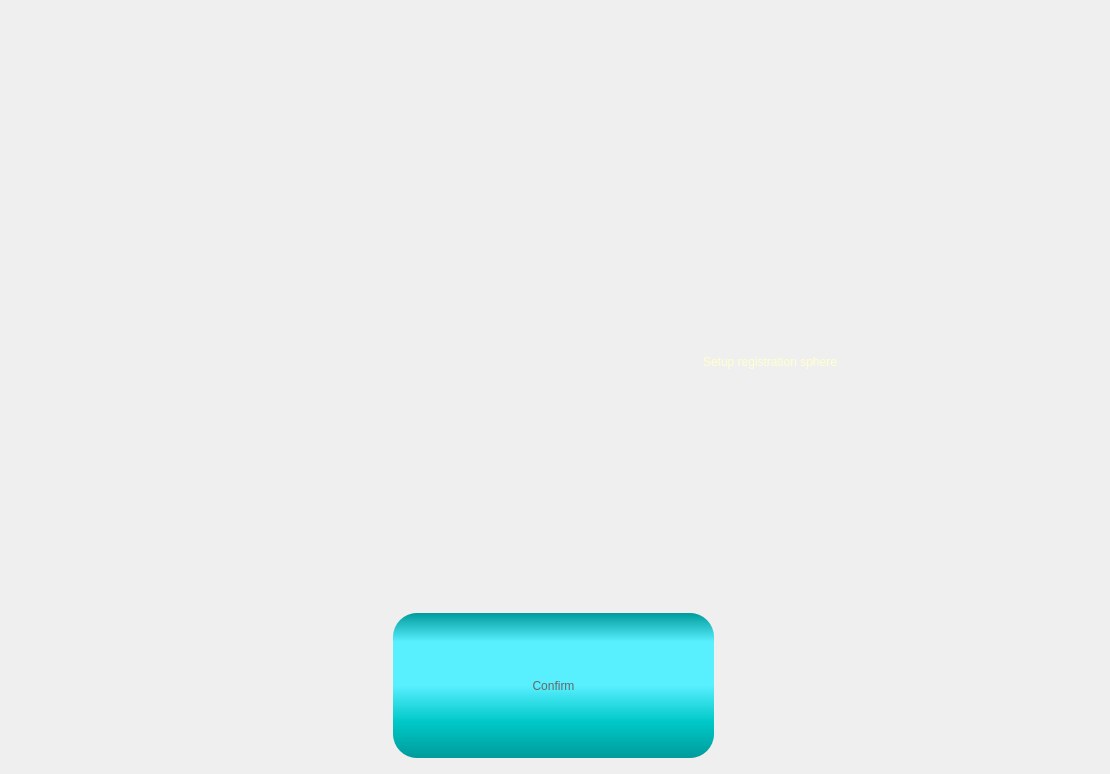
          <widget class="QWidget" name="pgRobotRegSphere">
           <layout class="QGridLayout" name="gridLayout_9">
            <item row="1" column="0">
             <spacer name="horizontalSpacer_5">
              <property name="orientation">
               <enum>Qt::Horizontal</enum>
              </property>
              <property name="sizeHint" stdset="0">
               <size>
                <width>40</width>
                <height>20</height>
               </size>
              </property>
             </spacer>
            </item>
            <item row="1" column="3">
             <spacer name="horizontalSpacer_21">
              <property name="orientation">
               <enum>Qt::Horizontal</enum>
              </property>
              <property name="sizeHint" stdset="0">
               <size>
                <width>40</width>
                <height>20</height>
               </size>
              </property>
             </spacer>
            </item>
            <item row="1" column="1">
             <widget class="QWidget" name="widget_2" native="true">
              <property name="sizePolicy">
               <sizepolicy hsizetype="Fixed" vsizetype="Fixed">
                <horstretch>0</horstretch>
                <verstretch>0</verstretch>
               </sizepolicy>
              </property>
              <property name="minimumSize">
               <size>
                <width>640</width>
                <height>490</height>
               </size>
              </property>
              <property name="styleSheet">
               <string notr="true">background-image:url(C:/Leon/image/robot.png)</string>
              </property>
             </widget>
            </item>
            <item row="1" column="2">
             <widget class="QLabel" name="label_8">
              <property name="minimumSize">
               <size>
                <width>350</width>
                <height>0</height>
               </size>
              </property>
              <property name="maximumSize">
               <size>
                <width>16777215</width>
                <height>16777215</height>
               </size>
              </property>
              <property name="styleSheet">
               <string notr="true">font: 24pt &quot;Arial&quot;;
color: rgb(255, 255, 208);</string>
              </property>
              <property name="text">
               <string>Setup registration sphere</string>
              </property>
             </widget>
            </item>
            <item row="0" column="0" colspan="4">
             <widget class="QLabel" name="label_title_3">
              <property name="minimumSize">
               <size>
                <width>0</width>
                <height>100</height>
               </size>
              </property>
              <property name="maximumSize">
               <size>
                <width>16777215</width>
                <height>100</height>
               </size>
              </property>
              <property name="styleSheet">
               <string notr="true">	color:#eeeeee;
	font: 64pt &quot;Cascadia Code SemiBold&quot;;
	padding:0px;
	margin:0px;</string>
              </property>
              <property name="text">
               <string>Setting robot</string>
              </property>
              <property name="alignment">
               <set>Qt::AlignCenter</set>
              </property>
             </widget>
            </item>
            <item row="3" column="0" colspan="4">
             <layout class="QHBoxLayout" name="horizontalLayout_4">
              <item>
               <widget class="QPushButton" name="btnNext_settingRobot">
                <property name="sizePolicy">
                 <sizepolicy hsizetype="Maximum" vsizetype="Fixed">
                  <horstretch>0</horstretch>
                  <verstretch>0</verstretch>
                 </sizepolicy>
                </property>
                <property name="minimumSize">
                 <size>
                  <width>324</width>
                  <height>150</height>
                 </size>
                </property>
                <property name="styleSheet">
                 <string notr="true">QPushButton{
font: 48pt &quot;Arial&quot;;
color:#666666;
border-radius:24px;
background-color: qlineargradient(spread:pad, x1:0, y1:0, x2:0, y2:1, stop:0 rgba(0, 155, 155, 255), stop:0.2 rgba(88, 239, 255, 255), stop:0.5 rgba(88, 239, 255, 255), stop:0.75 rgba(0, 200, 200, 255),  stop:1 rgba(0, 155, 155, 255));
padding: 0px 20px;
margin-bottom:5px;
margin-right:3px;
}

QPushButton:hover{
color:#aa3333;
background-color: qlineargradient(spread:pad, x1:0, y1:0, x2:0, y2:1, stop:0 rgba(50, 155, 155, 255), stop:0.2 rgba(150, 239, 255, 255), stop:0.5 rgba(150, 239, 255, 255), stop:0.75 rgba(50, 200, 200, 255),  stop:1 rgba(50, 155, 155, 255));
}

QPushButton:pressed{
margin-top:5px;
margin-bottom:0px;
margin-left:3px;
margin-right:0px;
}</string>
                </property>
                <property name="text">
                 <string>Confirm</string>
                </property>
               </widget>
              </item>
             </layout>
            </item>
           </layout>
          </widget>
